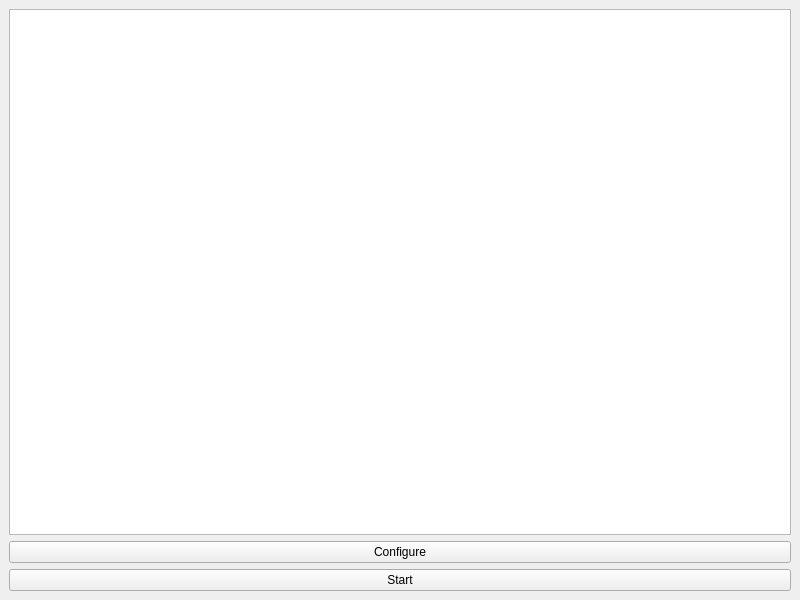
<?xml version="1.0" encoding="UTF-8"?>
<ui version="4.0">
 <class>MainWindow</class>
 <widget class="QMainWindow" name="MainWindow">
  <property name="geometry">
   <rect>
    <x>0</x>
    <y>0</y>
    <width>800</width>
    <height>600</height>
   </rect>
  </property>
  <property name="windowTitle">
   <string>MainWindow</string>
  </property>
  <widget class="QWidget" name="centralwidget">
   <layout class="QVBoxLayout" name="verticalLayout">
    <item>
     <widget class="QPlainTextEdit" name="outputArea">
      <property name="font">
       <font>
        <family>Cascadia Mono</family>
       </font>
      </property>
      <property name="readOnly">
       <bool>true</bool>
      </property>
      <property name="plainText">
       <string/>
      </property>
     </widget>
    </item>
    <item>
     <widget class="QPushButton" name="cfgBtn">
      <property name="text">
       <string>Configure</string>
      </property>
     </widget>
    </item>
    <item>
     <widget class="QPushButton" name="startBtn">
      <property name="text">
       <string>Start</string>
      </property>
     </widget>
    </item>
   </layout>
  </widget>
 </widget>
 <resources/>
 <connections/>
</ui>
